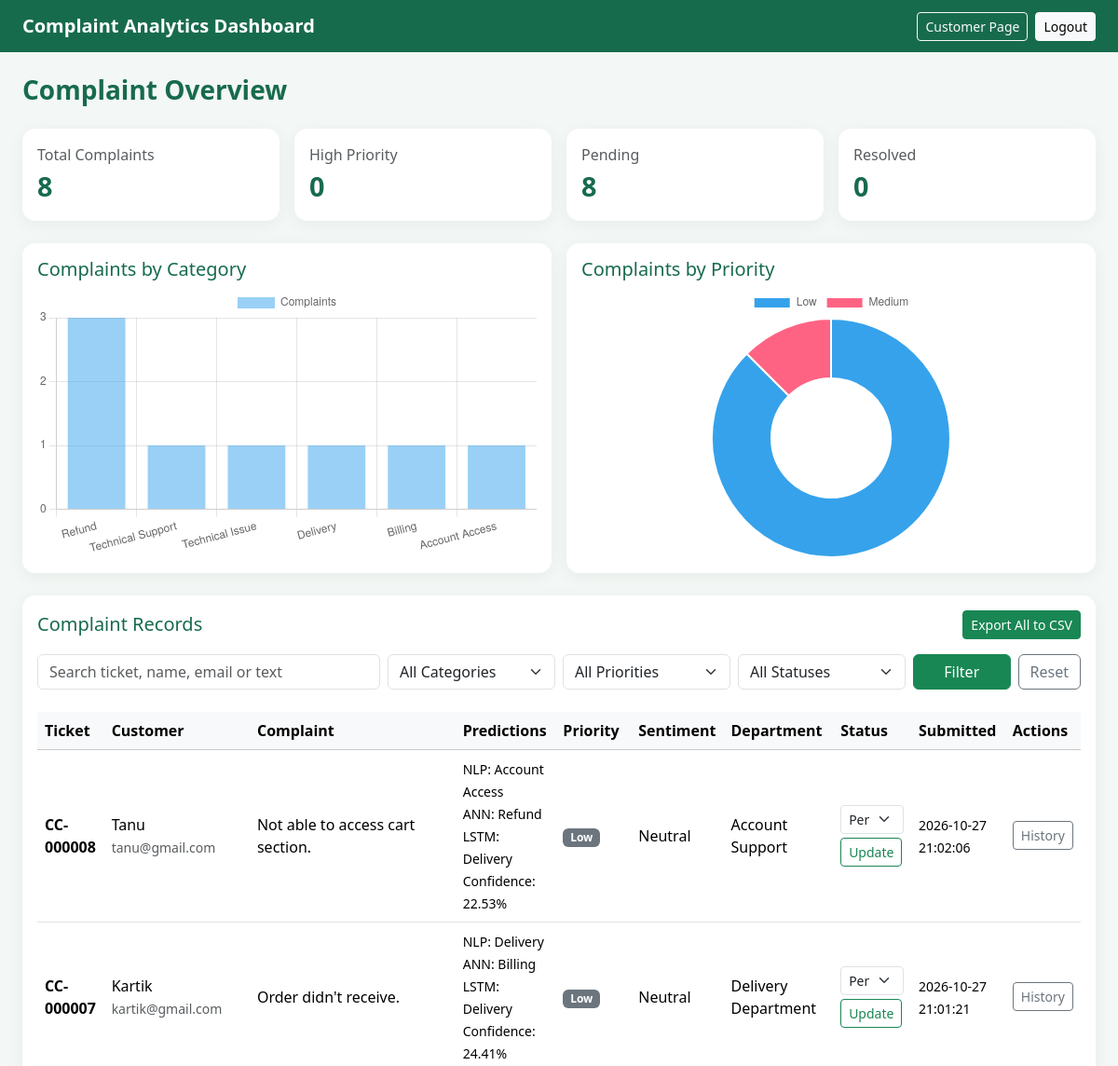
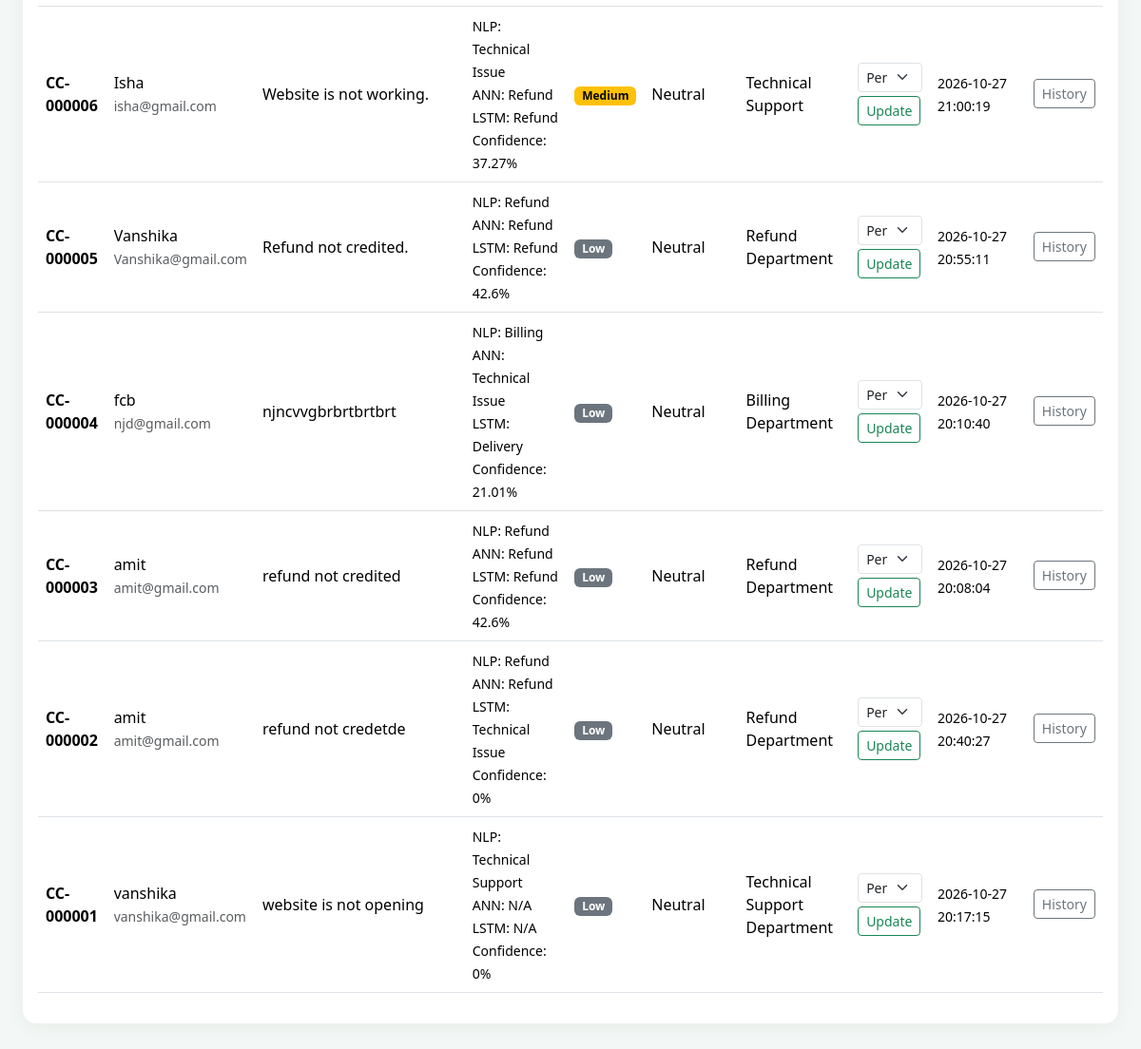
/dashboard (signed in), run on the app's committed database (2 pictures, top to bottom).
### tables this page shows
CREATE TABLE complaints(id INTEGER PRIMARY KEY AUTOINCREMENT,name TEXT NOT NULL,email TEXT NOT NULL,complaint TEXT NOT NULL,category TEXT NOT NULL,priority TEXT NOT NULL,department TEXT NOT NULL,status TEXT NOT NULL DEFAULT 'Pending',created_at TEXT NOT NULL, customer_name TEXT NOT NULL DEFAULT '', nlp_category TEXT NOT NULL DEFAULT '', ann_category TEXT NOT NULL DEFAULT '', lstm_category TEXT NOT NULL DEFAULT '', ticket_id TEXT, sentiment TEXT DEFAULT 'Neutral', sentiment_score REAL DEFAULT 0, confidence REAL DEFAULT 0, updated_at TEXT DEFAULT '');

### app.py (the view)
@app.route("/dashboard")
@admin_required
def dashboard():
    search = request.args.get("search", "").strip()
    category = request.args.get("category", "").strip()
    priority = request.args.get("priority", "").strip()
    status = request.args.get("status", "").strip()
    query = "SELECT * FROM complaints WHERE 1=1"
    parameters = []
    if search:
        query += """ AND (
            ticket_id LIKE ? OR name LIKE ? OR email LIKE ? OR complaint LIKE ?
        )"""
        term = f"%{search}%"
        parameters.extend([term, term, term, term])
    if category in CATEGORIES:
        query += " AND nlp_category = ?"
        parameters.append(category)
    if priority in PRIORITIES:
        query += " AND priority = ?"
        parameters.append(priority)
    if status in STATUSES:
        query += " AND status = ?"
        parameters.append(status)
    query += " ORDER BY id DESC"
    connection = get_db()
    complaints = connection.execute(query, parameters).fetchall()
    total = connection.execute(
        "SELECT COUNT(*) FROM complaints"
    ).fetchone()[0]
    high_priority = connection.execute(
        "SELECT COUNT(*) FROM complaints WHERE priority = 'High'"
    ).fetchone()[0]
    pending = connection.execute(
        "SELECT COUNT(*) FROM complaints WHERE status = 'Pending'"
    ).fetchone()[0]
    resolved = connection.execute(
        "SELECT COUNT(*) FROM complaints WHERE status = 'Resolved'"
    ).fetchone()[0]
    category_rows = connection.execute("""
        SELECT nlp_category AS category, COUNT(*) AS total
        FROM complaints
        GROUP BY nlp_category
        ORDER BY total DESC
    """).fetchall()
    priority_rows = connection.execute("""
        SELECT priority, COUNT(*) AS total
        FROM complaints
        GROUP BY priority
    """).fetchall()
    status_rows = connection.execute("""
        SELECT status, COUNT(*) AS total
        FROM complaints
        GROUP BY status
    """).fetchall()
    connection.close()
    return render_template(
        "dashboard.html",
        complaints=complaints,
        total=total,
        high_priority=high_priority,
        pending=pending,
        resolved=resolved,
        category_rows=category_rows,
        priority_rows=priority_rows,
        status_rows=status_rows,
        categories=CATEGORIES,
        priorities=PRIORITIES,
        statuses=STATUSES,
        filters={
            "search": search,
            "category": category,
            "priority": priority,
            "status": status
        }
    )

### app.py (called while the page is built)
def get_db():
    connection = sqlite3.connect(DB_PATH, timeout=10)
    connection.row_factory = sqlite3.Row
    connection.execute("PRAGMA foreign_keys = ON")
    return connection

def admin_required(function):
    @wraps(function)
    def decorated_function(*args, **kwargs):
        if not session.get("admin_logged_in"):
            flash("Please log in as administrator.", "warning")
            return redirect(url_for("admin_login"))
        return function(*args, **kwargs)
    return decorated_function

### templates/dashboard.html (shortened to what this page needs)
<!DOCTYPE html>
<html lang="en">
<head>
    <link href="https://cdn.jsdelivr.net/npm/bootstrap@5.3.3/dist/css/bootstrap.min.css" rel="stylesheet">
</head>
<body>
<nav class="navbar navbar-dark">
    <div class="container-fluid px-3 px-lg-4">
        <a class="navbar-brand fw-bold" href="{{ url_for('dashboard') }}">Complaint Analytics Dashboard</a>
        <div class="d-flex gap-2">
            <a class="btn btn-outline-light btn-sm" href="{{ url_for('index') }}">Customer Page</a>
            <a class="btn btn-light btn-sm" href="{{ url_for('admin_logout') }}">Logout</a>
        </div>
    </div>
</nav>
<div class="container-fluid px-3 px-lg-4 py-4">
    {% if history_only %}
    <div class="card panel">
        <div class="card-body p-4">
            <a href="{{ url_for('dashboard') }}" class="btn btn-outline-success btn-sm mb-3">Back to Dashboard</a>
            <h1 class="h4 section-title">Complaint Status History</h1>
            <p><strong>Ticket:</strong> {{ history_complaint.ticket_id }}</p>
            <p><strong>Customer:</strong> {{ history_complaint.name }}</p>
            <p><strong>Current status:</strong> {{ history_complaint.status }}</p>
            <div class="table-responsive">
                <table class="table table-striped align-middle">
                    <thead>
                    <tr><th>Previous Status</th><th>New Status</th><th>Changed At</th></tr>
                    </thead>
                    <tbody>
                    {% for item in history %}
                    <tr>
                        <td>{{ item.old_status or 'Initial submission' }}</td>
                        <td>{{ item.new_status }}</td>
                        <td>{{ item.changed_at }}</td>
                    </tr>
                    {% else %}
                    <tr><td colspan="3">No status history found.</td></tr>
                    {% endfor %}
                    </tbody>
                </table>
            </div>
        </div>
    </div>
    {% else %}
    <h1 class="h3 section-title fw-bold mb-4">Complaint Overview</h1>
    <div class="row g-3 mb-4">
        <div class="col-6 col-lg-3">
            <div class="card stat-card h-100"><div class="card-body">
                <div class="text-muted">Total Complaints</div><div class="stat-number">{{ total }}</div>
            </div></div>
        </div>
        <div class="col-6 col-lg-3">
            <div class="card stat-card h-100"><div class="card-body">
                <div class="text-muted">High Priority</div><div class="stat-number">{{ high_priority }}</div>
            </div></div>
        </div>
        <div class="col-6 col-lg-3">
            <div class="card stat-card h-100"><div class="card-body">
                <div class="text-muted">Pending</div><div class="stat-number">{{ pending }}</div>
            </div></div>
        </div>
        <div class="col-6 col-lg-3">
            <div class="card stat-card h-100"><div class="card-body">
                <div class="text-muted">Resolved</div><div class="stat-number">{{ resolved }}</div>
            </div></div>
        </div>
    </div>
    <div class="row g-3 mb-4">
        <div class="col-lg-6">
            <div class="card panel h-100"><div class="card-body">
                <h2 class="h5 section-title">Complaints by Category</h2>
                <div class="chart-wrap"><canvas id="categoryChart"></canvas></div>
            </div></div>
        </div>
        <div class="col-lg-6">
            <div class="card panel h-100"><div class="card-body">
                <h2 class="h5 section-title">Complaints by Priority</h2>
                <div class="chart-wrap"><canvas id="priorityChart"></canvas></div>
            </div></div>
        </div>
    </div>
    <div class="card panel mb-4">
        <div class="card-body">
            <div class="d-flex flex-wrap justify-content-between align-items-center gap-2 mb-3">
                <h2 class="h5 section-title mb-0">Complaint Records</h2>
                <a href="{{ url_for('export_csv') }}" class="btn btn-success btn-sm">Export All to CSV</a>
            </div>
            <form method="GET" action="{{ url_for('dashboard') }}" class="row g-2 mb-4">
                <div class="col-md-4">
                    <input class="form-control" type="search" name="search" value="{{ filters.search }}" placeholder="Search ticket, name, email or text">
                </div>
                <div class="col-md-2">
                    <select class="form-select" name="category">
                        <option value="">All Categories</option>
                    </select>
                </div>
                <div class="col-md-2">
                    <select class="form-select" name="priority">
                        <option value="">All Priorities</option>
                    </select>
                </div>
                <div class="col-md-2">
                    <select class="form-select" name="status">
                        <option value="">All Statuses</option>
                    </select>
                </div>
                <div class="col-md-2 d-flex gap-2">
                    <button class="btn btn-success flex-fill" type="submit">Filter</button>
                    <a class="btn btn-outline-secondary" href="{{ url_for('dashboard') }}">Reset</a>
                </div>
            </form>
            <div class="table-responsive">
                <table class="table table-hover align-middle">
                    <thead class="table-light">
                    <tr>
                        <th>Ticket</th>
                        <th>Customer</th>
                        <th>Complaint</th>
                        <th>Predictions</th>
                        <th>Priority</th>
                        <th>Sentiment</th>
                        <th>Department</th>
                        <th>Status</th>
                        <th>Submitted</th>
                        <th>Actions</th>
                    </tr>
                    </thead>
                    <tbody>
                    {% for item in complaints %}
                    <tr>
                        <td><strong>{{ item.ticket_id }}</strong></td>
                        <td>{{ item.name }}<br><small class="text-muted">{{ item.email }}</small></td>
                        <td class="complaint-text">{{ item.complaint }}</td>
                        <td>
                            <small>
                                NLP: {{ item.nlp_category }}<br>
                                ANN: {{ item.ann_category or 'N/A' }}<br>
                                LSTM: {{ item.lstm_category or 'N/A' }}<br>
                                Confidence: {{ item.confidence or 0 }}%
                            </small>
                        </td>
                        <td>
                            {% if item.priority == 'High' %}
                            <span class="badge text-bg-danger">High</span>
                            {% elif item.priority == 'Medium' %}
                            <span class="badge text-bg-warning">Medium</span>
                            {% else %}
                            <span class="badge text-bg-secondary">Low</span>
                            {% endif %}
                        </td>
                        <td>{{ item.sentiment or 'Neutral' }}</td>
                        <td>{{ item.department }}</td>
                        <td>
                            <form method="POST" action="{{ url_for('update_status', complaint_id=item.id) }}">
                                <select name="status" class="form-select form-select-sm mb-1">
                                    {% for option in statuses %}
                                    <option value="{{ option }}" {% if item.status == option %}selected{% endif %}>{{ option }}</option>
                                    {% endfor %}
                                </select>
                                <button class="btn btn-outline-success btn-sm" type="submit">Update</button>
                            </form>
                        </td>
                        <td><small>{{ item.created_at }}</small></td>
                        <td>
                            <a class="btn btn-outline-secondary btn-sm" href="{{ url_for('complaint_history', complaint_id=item.id) }}">History</a>
                        </td>
                    </tr>
                    {% else %}
                    <tr><td colspan="10" class="text-center py-4">No complaints match these filters.</td></tr>
                    {% endfor %}
                    </tbody>
                </table>
            </div>
        </div>
    </div>
    {% endif %}
</div>
{% if not history_only %}
<script>
const categoryLabels = {{ category_rows | map(attribute='category') | list | tojson }};
const categoryValues = {{ category_rows | map(attribute='total') | list | tojson }};
const priorityLabels = {{ priority_rows | map(attribute='priority') | list | tojson }};
const priorityValues = {{ priority_rows | map(attribute='total') | list | tojson }};
new Chart(document.getElementById('categoryChart'), {
    type: 'bar',
    data: {
        labels: categoryLabels,
        datasets: [{ label: 'Complaints', data: categoryValues }]
    },
    options: {
        responsive: true,
        maintainAspectRatio: false,
        scales: { y: { beginAtZero: true, ticks: { precision: 0 } } }
    }
});
new Chart(document.getElementById('priorityChart'), {
    type: 'doughnut',
    data: {
        labels: priorityLabels,
        datasets: [{ label: 'Complaints', data: priorityValues }]
    },
    options: { responsive: true, maintainAspectRatio: false }
});
</script>
{% endif %}
</body>
</html>

### templates/dashboard.html (style rules this page uses)
body { background: #f3f7f5; color: #26352e; }
.navbar { background: #176b4d; }
.stat-card, .panel { border: 0; border-radius: 14px; box-shadow: 0 4px 18px #183b2b0d; }
.stat-number { font-size: 1.8rem; font-weight: 700; color: #176b4d; }
.section-title { color: #176b4d; }
.table th { white-space: nowrap; }
.complaint-text { min-width: 220px; max-width: 340px; white-space: normal; overflow-wrap: anywhere; }
.chart-wrap { height: 290px; }

### data on the page
complaints: ticket_id "CC-000008", name "Tanu", email "tanu@gmail.com", complaint "Not able to access cart section.", nlp_category "Account Access", ann_category "Refund", lstm_category "Delivery", confidence "22.53", priority "Low", sentiment "Neutral", department "Account Support", status "Pending", created_at "2026-10-27 21:02:06"
complaints: ticket_id "CC-000007", name "Kartik", email "kartik@gmail.com", complaint "Order didn't receive.", nlp_category "Delivery", ann_category "Billing", lstm_category "Delivery", confidence "24.41", priority "Low", sentiment "Neutral", department "Delivery Department", status "Pending", created_at "2026-10-27 21:01:21"
complaints: ticket_id "CC-000006", name "Isha", email "isha@gmail.com", complaint "Website is not working.", nlp_category "Technical Issue", ann_category "Refund", lstm_category "Refund", confidence "37.27", priority "Medium", sentiment "Neutral", department "Technical Support", status "Pending", created_at "2026-10-27 21:00:19"
complaints: ticket_id "CC-000005", name "Vanshika", email "Vanshika@gmail.com", complaint "Refund not credited.", nlp_category "Refund", ann_category "Refund", lstm_category "Refund", confidence "42.6", priority "Low", sentiment "Neutral", department "Refund Department", status "Pending", created_at "2026-10-27 20:55:11"
complaints: ticket_id "CC-000004", name "fcb", email "njd@gmail.com", complaint "njncvvgbrbrtbrtbrt", nlp_category "Billing", ann_category "Technical Issue", lstm_category "Delivery", confidence "21.01", priority "Low", sentiment "Neutral", department "Billing Department", status "Pending", created_at "2026-10-27 20:10:40"
complaints: ticket_id "CC-000003", name "amit", email "amit@gmail.com", complaint "refund not credited", nlp_category "Refund", ann_category "Refund", lstm_category "Refund", confidence "42.6", priority "Low", sentiment "Neutral", department "Refund Department", status "Pending", created_at "2026-10-27 20:08:04"
complaints: ticket_id "CC-000002", name "amit", email "amit@gmail.com", complaint "refund not credetde", nlp_category "Refund", ann_category "Refund", lstm_category "Technical Issue", confidence "0", priority "Low", sentiment "Neutral", department "Refund Department", status "Pending", created_at "2026-10-27 20:40:27"
complaints: ticket_id "CC-000001", name "vanshika", email "vanshika@gmail.com", complaint "website is not opening", nlp_category "Technical Support", ann_category "N/A", lstm_category "N/A", confidence "0", priority "Low", sentiment "Neutral", department "Technical Support Department", status "Pending", created_at "2026-10-27 20:17:15"

### other printed values
{{ total }} "8"
{{ high_priority }} "0"
{{ pending }} "8"
{{ resolved }} "0"
chart data {{ category_rows | map(attribute='category') | list | tojson }} ["Refund", "Technical Support", "Technical Issue", "Delivery", "Billing", "Account Access"]
chart data {{ category_rows | map(attribute='total') | list | tojson }} [3, 1, 1, 1, 1, 1]
chart data {{ priority_rows | map(attribute='priority') | list | tojson }} ["Low", "Medium"]
chart data {{ priority_rows | map(attribute='total') | list | tojson }} [7, 1]
